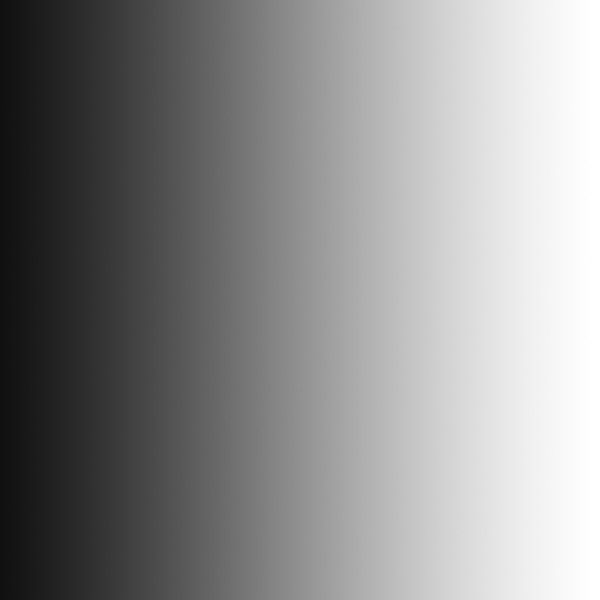
#> input picture OPENCV_3/Basit Eşikleme/gradient.jpg, 600 x 600 px
$ python 3.ders-basit-esikleme.py
#> lines starting #> are read from the running program, lines starting #| are printed output that depends on the picture; after the words box and inside, x2 and y2 are one past the last pixel; in counts of white or black regions, pixels touching at a corner belong together
import cv2

# resim okuma işlemi olucak ve içine resmin konumunu gir
resim = cv2.imread("gradient.jpg",0) # siyah beyaz okumak için 0 koydum.
#> resim is the input picture: shape (600, 600); min 16, max 255, mean 141.7

# bu fonksiyon trackbarda dönen değeri içinde döndürüyor sadece
def nothing(x):
    pass

cv2.namedWindow("resim", cv2.WINDOW_NORMAL)  # boş bir pencere oluşturduk.

cv2.createTrackbar("esik", "resim", 0, 255, nothing)
#> slider 'esik' is set to 85
# 1.si trackbar ismi: esik.
# 2. si hangi pencerede olucağı
# 0'dan 255'e kadar

while(1):

    thresh = cv2.getTrackbarPos("esik", "resim")
    # trackbarın içinde değeri okuyoruz. resim isimli pencereden esik resmini okuyacak.

    _, threshold_image = cv2.threshold(resim, thresh, 255, cv2.THRESH_BINARY)
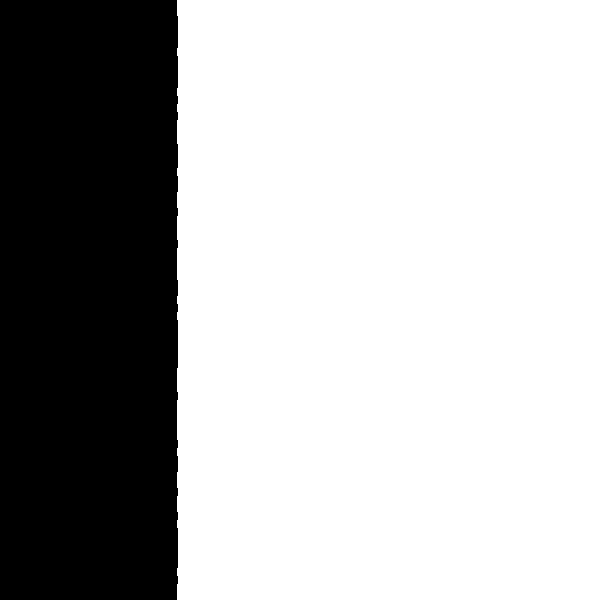
#> threshold_image: shape (600, 600); 70.4% white; 1 black region, box (x1, y1, x2, y2) and area: (0, 0, 178, 600) 106504
    # üstündeki değerleri 255' eşitler

    cv2.imshow("resim", resim)
    cv2.imshow("threshold_image ", threshold_image )

    if cv2.waitKey(1) & 0xff == ord("q"):
#> (key q is pressed here)
        break
cv2.destroyAllWindows()

$ run again, with OPENCV_3/Basit Eşikleme/sudoku.jpeg copied over OPENCV_3/Basit Eşikleme/gradient.jpg
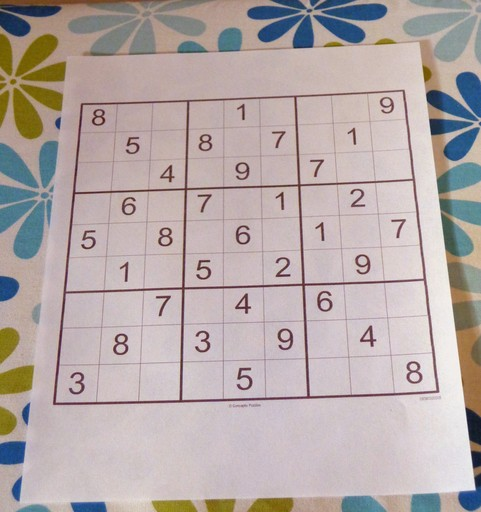
#> input picture OPENCV_3/Basit Eşikleme/sudoku.jpeg, 481 x 512 px
#> `resim = cv2.imread("gradient.jpg",0)`:
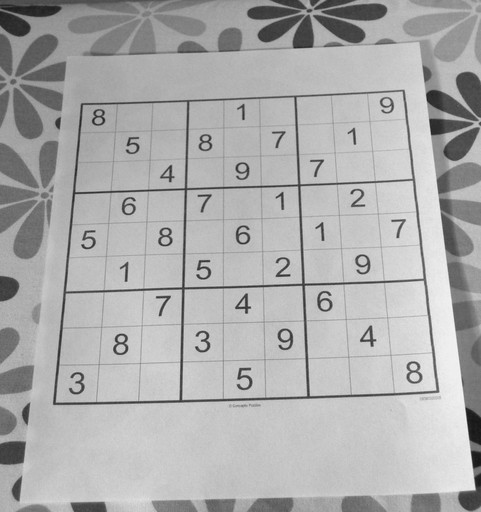
#> resim: shape (512, 481); min 22, max 247, mean 172.9
#> `_, threshold_image = cv2.threshold(resim, thresh, 255, cv2.THRESH_BINA..`:
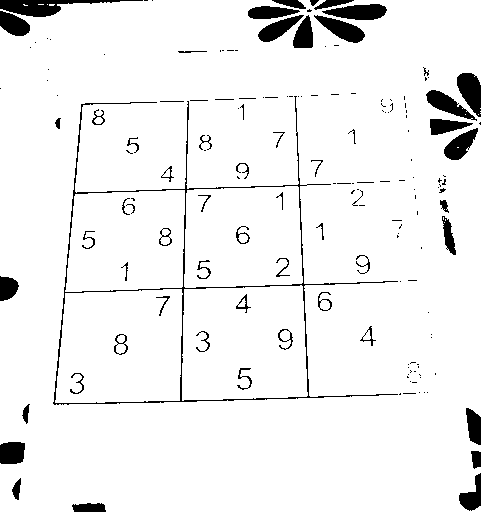
#> threshold_image: shape (512, 481); 94.1% white; 159 black regions (99 under 20 px), largest, box (x1, y1, x2, y2) and area: (53, 96, 398, 405) 2535, (0, 0, 143, 17) 1030, (322, 4, 387, 20) 717
